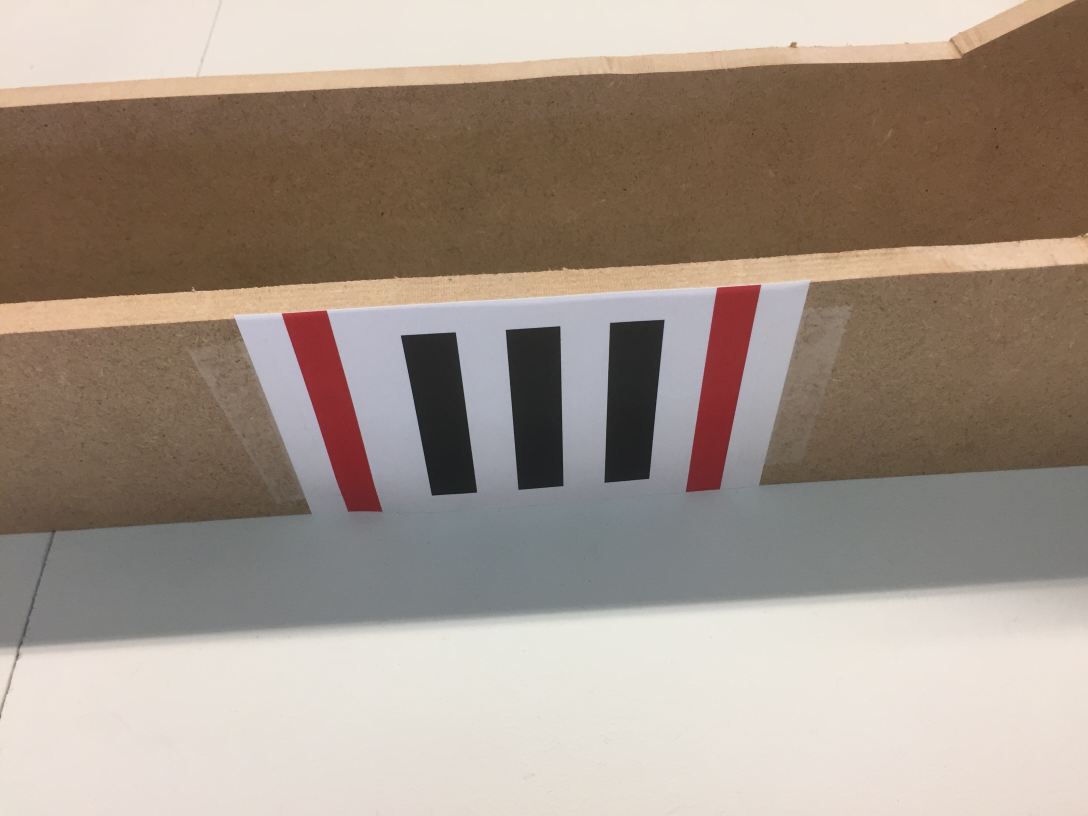
#> input picture resources/IMG3.JPG, 3264 x 2448 px, given in place of the camera (shown at 1/3 size)
$ python main_RomanNumber.py resources/IMG3.JPG   (older library calls are emulated)
#> lines starting #> are read from the running program, lines starting #| are printed output that depends on the picture; after the words box and inside, x2 and y2 are one past the last pixel; in counts of white or black regions, pixels touching at a corner belong together
### crop.py
import cv2
import numpy as np

def order_points(pts):
    # initialzie a list of coordinates that will be ordered
    # such that the first entry in the list is the top-left,
    # the second entry is the top-right, the third is the
    # bottom-right, and the fourth is the bottom-left
    rect = np.zeros((4, 2), dtype="float32")

    # the top-left point will have the smallest sum, whereas
    # the bottom-right point will have the largest sum
    s = pts.sum(axis=1)
    rect[0] = pts[np.argmin(s)]
    rect[2] = pts[np.argmax(s)]

    # now, compute the difference between the points, the
    # top-right point will have the smallest difference,
    # whereas the bottom-left will have the largest difference
    diff = np.diff(pts, axis=1)
    rect[1] = pts[np.argmin(diff)]
    rect[3] = pts[np.argmax(diff)]

    # return the ordered coordinates
    return rect


def four_point_transform(image, pts):
    # obtain a consistent order of the points and unpack them
    # individually
    rect = order_points(pts)
    (tl, tr, br, bl) = rect

    # compute the width of the new image, which will be the
    # maximum distance between bottom-right and bottom-left
    # x-coordiates or the top-right and top-left x-coordinates

    widthA = np.sqrt(((br[0] - bl[0]) ** 2) + ((br[1] - bl[1]) ** 2))
    widthB = np.sqrt(((tr[0] - tl[0]) ** 2) + ((tr[1] - tl[1]) ** 2))
    maxWidth = max(int(widthA), int(widthB))

    # compute the height of the new image, which will be the
    # maximum distance between the top-right and bottom-right
    # y-coordinates or the top-left and bottom-left y-coordinates
    heightA = np.sqrt(((tr[0] - br[0]) ** 2) + ((tr[1] - br[1]) ** 2))
    heightB = np.sqrt(((tl[0] - bl[0]) ** 2) + ((tl[1] - bl[1]) ** 2))
    maxHeight = max(int(heightA), int(heightB))

    # now that we have the dimensions of the new image, construct
    # the set of destination points to obtain a "birds eye view",
    # (i.e. top-down view) of the image, again specifying points
    # in the top-left, top-right, bottom-right, and bottom-left
    # order
    dst = np.array([
        [0, 0],
        [maxWidth - 1, 0],
        [maxWidth - 1, maxHeight - 1],
        [0, maxHeight - 1]], dtype="float32")

    # compute the perspective transform matrix and then apply it
    M = cv2.getPerspectiveTransform(rect, dst)
    warped = cv2.warpPerspective(image, M, (maxWidth, maxHeight))

    # return the warped image
    return warped


class ColorFilter():
    frame = ''
    hsv = ''
    mask = ''
    res  = ''
    blurred = ''
    closing = ''

    l_black = np.array([0, 0, 0])
    u_black = np.array([220, 50, 100])

    # lower mask (0-10)
    lower_red = np.array([0, 100, 10])
    upper_red = np.array([10, 255, 255])
    #mask0 = cv2.inRange(hsv, lower_red, upper_red)

    # upper mask (170-180)
    lower_red = np.array([170, 100, 100])
    upper_red = np.array([179, 255, 255])
    # [6 lines of commented-out code are left out]


    def __init__(self, frame):
        self.frame = frame

    def resizeImg(self):
        self.frame = cv2.resize(self.frame, (400, 400))

    def filterRed(self):
        self.hsv = cv2.cvtColor(self.frame, cv2.COLOR_BGR2HSV)
        #self.mask = cv2.inRange(self.hsv, self.lower_red, self.upper_red)
        mask0 = cv2.inRange(self.hsv, self.lower_red, self.upper_red)
        mask1 = cv2.inRange(self.hsv, self.lower_red, self.upper_red)
        mask = mask0 + mask1
        red_hue_image = cv2.addWeighted(mask0, 1.0, mask1, 1.0, 0.0)
        test = cv2.GaussianBlur(red_hue_image, (9, 9), 0)

        self.mask = test

        self.res = cv2.bitwise_and(self.frame, self.frame, mask=self.mask)

    # [4 lines left out: function filterBlack, not called in this run]

    def closing(self, img):
        kernel = np.ones((15,15),np.uint8)
        self.closing = cv2.morphologyEx(img, cv2.MORPH_CLOSE, kernel)

    def smothAndBlur(self, which):
        self.blurred = cv2.GaussianBlur(which, (5, 5), 0)

    def showImg(self, WindowName ,which):
        cv2.imshow(WindowName, which)


class ShapeDetecter():
    frame = ''
    mask = ''
    cnts = 0

    x1 = 0
    x2 = 0

    y1 = 0
    y2 = 0

    radius1 = 0
    radius2 = 0

    pts = 0

    # lower mask (0-10)
    lower_black = np.array([0, 0, 0])
    upper_black = np.array([180, 255, 30])
    #mask0 = cv2.inRange(hsv, lower_black, upper_black)

    # upper mask (170-180)
    lower_black = np.array([0, 0, 20])
    upper_black = np.array([180, 255, 50])
    #mask1 = cv2.inRange(hsv, lower_black, upper_black)

    # Combine Masks
    #black_hue_image = cv2.addWeighted(mask0, 1.0, mask1, 1.0, 0.0)
    #test = cv2.GaussianBlur(black_hue_image, (9, 9), 0)

    mask2 = ''
    cropped = ''

    def __init__(self, frame, mask):
        self.frame = frame
        self.mask = mask

    def analyse(self):
        image, contours, _ = cv2.findContours(self.mask, cv2.RETR_EXTERNAL, cv2.CHAIN_APPROX_SIMPLE)

        #### change between 1 - 5
        if len(contours) > 1:

            areaArray = []

            for i, c in enumerate(contours):
                area = cv2.contourArea(c)
                areaArray.append(area)

            sorteddate = sorted(zip(areaArray, contours), key=lambda x: x[0], reverse=True)

            largestcontour = sorteddate[0][1]
            secondlagestcontour = sorteddate[1][1]

            # find minimum area
            rect = cv2.minAreaRect(largestcontour)
            # calculate coordinates of the minimum area rectangle
            box = cv2.boxPoints(rect)
            # normalize coordinates to integers
            box_1 = np.int0(box)

            # draw contours
            cv2.drawContours(self.frame, [box_1], 0, (0, 0, 255), 3)
            # calculate center and radius of minimum enclosing circle
            (x, y), radius = cv2.minEnclosingCircle(c)
            # cast to integers
            center = (int(x), int(y))
            self.x1 = x
            self.y1 = y
            radius = int(radius)
            self.radius1 = radius
            # draw the circle
            #img = cv2.circle(self.frame, center, radius, (0, 255, 0), 2)

            #cv2.drawContours(self.frame, contours, -1, (255, 0, 0), 1)

            # find minimum area
            rect = cv2.minAreaRect(secondlagestcontour)
            # calculate coordinates of the minimum area rectangle
            box = cv2.boxPoints(rect)
             # normalize coordinates to integers
            box_2 = np.int0(box)

            # draw contours
            cv2.drawContours(self.frame, [box_2], 0, (0, 0, 255), 3)
            # calculate center and radius of minimum enclosing circle
            (x, y), radius = cv2.minEnclosingCircle(c)
            # cast to integers
            center = (int(x), int(y))
            self.x2 = x
            self.y2 = y
            radius = int(radius)
            self.radius2 = radius
            # draw the circle
            #img = cv2.circle(self.frame, center, radius, (0, 255, 0), 2)

            #cv2.drawContours(self.frame, contours, -1, (255, 0, 0), 1)

            #######
            pts = np.vstack((box_1, box_2)).squeeze()
            warped = four_point_transform(self.frame, pts)

            #Var1
            #warped = cv2.medianBlur(warped, 5)
            imgray = cv2.cvtColor(warped, cv2.COLOR_BGR2GRAY)
            #cv2.imshow('test',imgray)
            ret, thresh = cv2.threshold(imgray, 50, 255, cv2.THRESH_BINARY_INV)

            #cv2.imshow('test2', thresh)

            #th3 = cv2.adaptiveThreshold(imgray, 255, cv2.ADAPTIVE_THRESH_GAUSSIAN_C, cv2.THRESH_BINARY, 11, 2)

            ##Var2
            hsv2 = cv2.cvtColor(warped, cv2.COLOR_BGR2HSV)
            mask0 = cv2.inRange(hsv2, self.lower_black, self.upper_black)
            mask1 = cv2.inRange(hsv2, self.lower_black, self.upper_black)
            #mask2 = cv2.inRange(hsv2, self.l_black, self.u_black)
            black_hue_image = cv2.addWeighted(mask0, 1.0, mask1, 1.0, 0.0)
            #test = cv2.GaussianBlur(black_hue_image, (9, 9), 0)

            kernel = np.ones((5, 5), np.uint8)
            #Var2
            #closing = cv2.morphologyEx(black_hue_image, cv2.MORPH_CLOSE, kernel)
            #Var1
            closing = cv2.morphologyEx(thresh, cv2.MORPH_CLOSE, kernel)

            kernel = np.ones((5, 5), np.uint8)
            opening = cv2.morphologyEx(closing, cv2.MORPH_OPEN, kernel)
            #blurred = cv2.GaussianBlur(opening, (5, 5), 0)

            self.cropped = opening

            #cv2.imshow("opening", opening)

            #height, width = opening.shape

            #print(height, width)

### main_RomanNumber.py
#OpenCV3
#07.03.17
#main

import cv2
import numpy as np
import sys
import crop


'''
#call: python main_RomanNumber.py 1
# 0 for first camera | 1 for second camera

whichCamera = sys.argv[1]

if(whichCamera != ''):
    camera = cv2.VideoCapture(whichCamera)

else:
    #Change to 1 for USB Cam
    camera = cv2.VideoCapture(0)
'''

############################################
# CAPTURE 5 Pictures
############################################

#Change to 0 for USB Cam
cap = cv2.VideoCapture(0)

hasCharacterBeenEvaluated = False
RomanPictures = []
CharacterEval = [0]*100

i = 1

while(True):
    # Capture frame-by-frame
    ret, frame = cap.read()
#> frame is the input picture: shape (2448, 3264, 3); mean B, G, R 135, 146.9, 161.2

    if not hasCharacterBeenEvaluated:
        hsv = cv2.cvtColor(frame, cv2.COLOR_BGR2HSV)
#> hsv: shape (2448, 3264, 3); mean H, S, V 34.8, 54.6, 162.6
        # define range of blue color in HSV

        #lower_red = np.array([170, 100, 100])
        #upper_red = np.array([180, 255, 255])

        #mask = cv2.inRange(hsv, lower_red, upper_red)

        # lower mask (0-10)
        lower_red = np.array([0, 100, 10])
        upper_red = np.array([10, 255, 255])
        mask0 = cv2.inRange(hsv, lower_red, upper_red)
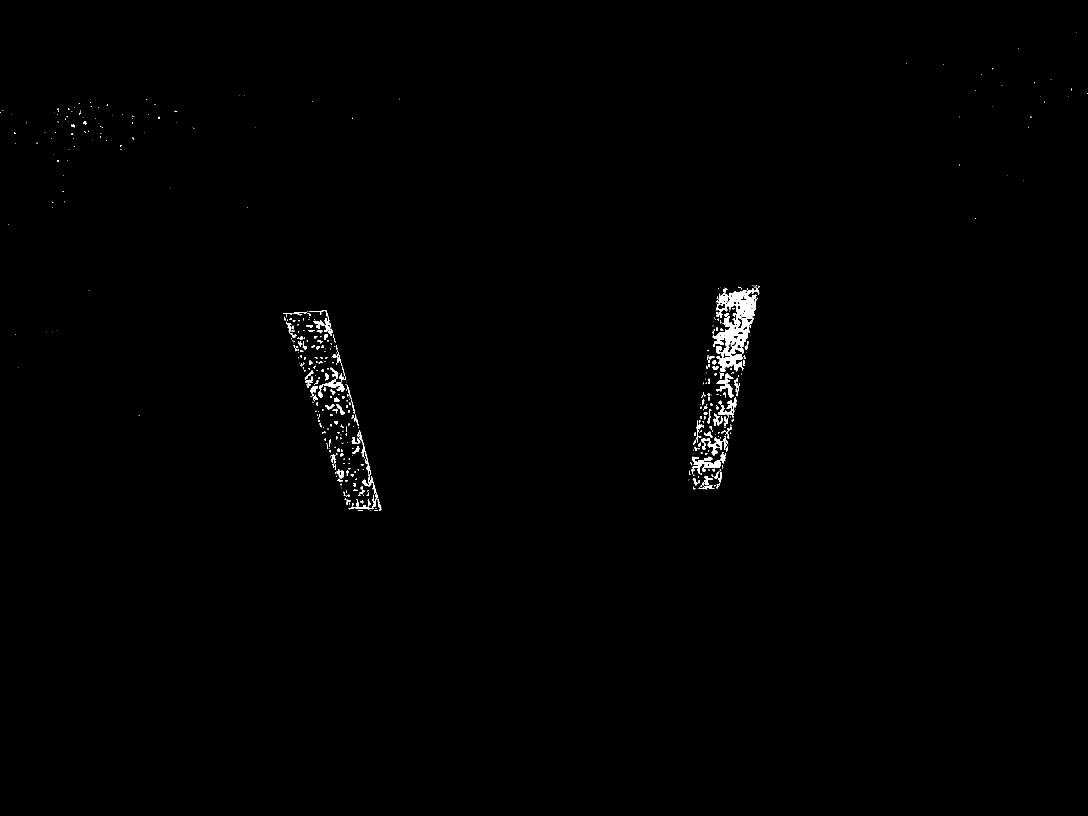
#> mask0: shape (2448, 3264) (shown at 1/3 size); 0.46% white; 598 white regions (379 under 20 px), largest, box (x1, y1, x2, y2) and area: (2138, 865, 2270, 1114) 12944, (2078, 1370, 2163, 1420) 1667, (2150, 1120, 2200, 1194) 1180

        # upper mask (170-180)
        lower_red = np.array([170, 100, 100])
        upper_red = np.array([179, 255, 255])
        mask1 = cv2.inRange(hsv, lower_red, upper_red)
#> mask1: shape (2448, 3264); 1.3% white; 80 white regions (62 under 20 px), largest, box (x1, y1, x2, y2) and area: (846, 933, 1130, 1533) 59061, (2059, 855, 2282, 1474) 44355, (1107, 1494, 1138, 1534) 370

        # Combine Masks
        mask = mask0 + mask1
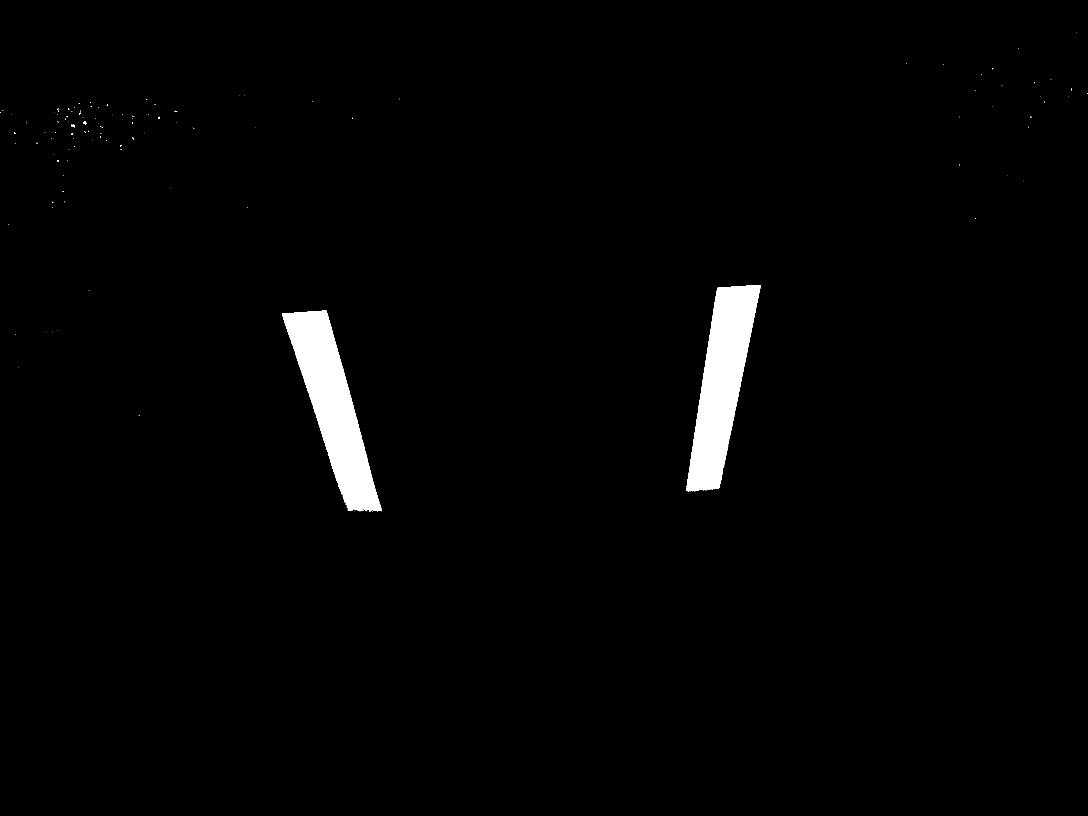
#> mask: shape (2448, 3264) (shown at 1/3 size); 1.8% white; 151 white regions (146 under 20 px)
        red_hue_image = cv2.addWeighted(mask0, 1.0, mask1, 1.0, 0.0)
        test = cv2.GaussianBlur(red_hue_image, (9,9), 0)
        #test = cv2.GaussianBlur(mask, (9,9), 0)

        # Get Contours
        _, contours, hierarchy = cv2.findContours(test, cv2.RETR_TREE, cv2.CHAIN_APPROX_SIMPLE)
#> contours = 97 contours; largest, box (x1, y1, x2, y2) and area: (842, 928, 1150, 1539) 77639, (2055, 851, 2286, 1478) 75774, (160, 321, 181, 348) 276, (246, 360, 264, 378) 234, (210, 370, 228, 388) 228
        barCount = 0

        # cv2.drawContours(frame, contours, -1, (0, 255, 0), 3)
        rectangleList = []

        # Loop Through Found contours
        for foundRectangle in contours:
            if barCount <= 2:
                approxDistance = cv2.arcLength(foundRectangle,True) * 0.02

                approxCurve = cv2.approxPolyDP(foundRectangle, approxDistance, True)

                # Only look for rectangles
                if len(approxCurve) == 4:
                    rect = cv2.boundingRect(approxCurve)
                    # Only save Rectangles with height of 250+
                    if rect[3] >= 150:
                        rectangleList.append(rect)
                        barCount += 1
#> this loop made 97 passes
#> (approxDistance, approxCurve, rect, barCount) on passes 7, 9: (32.44, [[844, 937], [1040, 1534], [1147, 1537], [983, 930]], (844, 930, 304, 608), 1), (31.49, [[2283, 851], [2147, 863], [2058, 1476], [2162, 1463]], (2058, 851, 226, 626), 2)
#> after the loop, barCount = 2; rectangleList = [(844, 930, 304, 608), (2058, 851, 226, 626)]

        # Only if exactly 2 Red bars were found, save them to the Picture array
        if barCount == 2:

            print('found')

            if(i == 1):
                cv2.imwrite("romannumber1.tiff", frame)
                i = i+1
            elif(i == 2):
                cv2.imwrite("romannumber2.tiff", frame)
                i = i+1
            elif(i == 3):
                cv2.imwrite("romannumber3.tiff", frame)
                i = i+1
            elif (i == 4):
                cv2.imwrite("romannumber4.tiff", frame)
                i = i + 1
            elif (i == 5):
                cv2.imwrite("romannumber5.tiff", frame)
                i = i + 1
            elif(i == 6):
                break

    cv2.imshow('frame', frame)

    key = cv2.waitKey(1) & 0xFF
#> (key q is pressed here)

    # if the 'q' key is pressed, stop the loop
    if key == ord("q"):
        break


############################################
# CROP 5 the Pictures
############################################

##Picture 1
img = cv2.imread("romannumber1.tiff")
width = 800
height = 600
colorFilter = crop.ColorFilter(img)
colorFilter.filterRed()
colorFilter.closing(colorFilter.mask)
#colorFilter.showImg('closing',colorFilter.closing)
shapeD = crop.ShapeDetecter(img, colorFilter.closing)
shapeD.analyse()
#> in analyse, `image, contours, _ = cv2.findContours(self.mask, cv2.RETR_EXTERNAL, cv..`: contours = 2 contours; box (x1, y1, x2, y2) and area: (842, 929, 1150, 1539) 76529, (2055, 851, 2286, 1478) 75771
#> the loop in analyse, `for i, c in enumerate(contours):` made 2 passes
#> area on passes 1 to 2: 76529, 75771
#> after the loop in analyse, `for i, c in enumerate(contours):`: areaArray = [76529, 75771]
#> in analyse, `sorteddate = sorted(zip(areaArray, contours), key=lambda x: x[0], reve..`: sorteddate = 2 items
#> in analyse, `largestcontour = sorteddate[0][1]`: largestcontour = contour of 612 points, box (x1, y1, x2, y2) (842, 929, 1150, 1539), area 76529
#> in analyse, `secondlagestcontour = sorteddate[1][1]`: secondlagestcontour = contour of 446 points, box (x1, y1, x2, y2) (2055, 851, 2286, 1478), area 75771
#> in analyse, `rect = cv2.minAreaRect(largestcontour)`: rect = ((1009.2, 1232.7), (139.2, 665), -18.25)
#> in analyse, `box = cv2.boxPoints(rect)`: box = [[1047.2, 1570.2], [839, 938.7], [971.2, 895.1], [1179.4, 1526.6]]
#> in analyse, `box_1 = np.int0(box)`: box_1 = [[1047, 1570], [838, 938], [971, 895], [1179, 1526]]
#> in analyse, `(x, y), radius = cv2.minEnclosingCircle(c)`: x = 2170.5; y = 1163.5; radius = 332.1
#> in analyse, `center = (int(x), int(y))`: center = (2170, 1163)
#> in analyse, `self.x1 = x`: self.x1 = 2170.5
#> in analyse, `self.y1 = y`: self.y1 = 1163.5
#> in analyse, `radius = int(radius)`: radius = 332
#> in analyse, `rect = cv2.minAreaRect(secondlagestcontour)`: rect = ((2164.6, 1162.7), (654.5, 135.9), -80.27)
#> in analyse, `box = cv2.boxPoints(rect)`: box = [[2176.2, 1496.8], [2042.3, 1473.8], [2152.9, 828.7], [2286.8, 851.7]]
#> in analyse, `box_2 = np.int0(box)`: box_2 = [[2176, 1496], [2042, 1473], [2152, 828], [2286, 851]]
#> in analyse, `(x, y), radius = cv2.minEnclosingCircle(c)`: radius = 332.1
#> in analyse, `self.x2 = x`: self.x2 = 2170.5
#> in analyse, `self.y2 = y`: self.y2 = 1163.5
#> in analyse, `radius = int(radius)`: radius = 332
#> in analyse, `pts = np.vstack((box_1, box_2)).squeeze()`: pts = [[1047, 1570], [838, 938], [971, 895], [1179, 1526], [2176, 1496], [2042, 1473], [2152, 828], [2286, 851]]
#> in order_points, `s = pts.sum(axis=1)`: s = [2617, 1776, 1866, 2705, 3672, 3515, 2980, 3137]
#> in order_points, `diff = np.diff(pts, axis=1)`: diff = [523, 100, -76, 347, -680, -569, -1324, -1435]
#> in four_point_transform, `rect = order_points(pts)`: rect = [[838, 938], [2286, 851], [2176, 1496], [1047, 1570]]
#> in four_point_transform, `(tl, tr, br, bl) = rect`: tl = [838, 938]; tr = [2286, 851]; br = [2176, 1496]; bl = [1047, 1570]
#> in four_point_transform, `widthA = np.sqrt(((br[0] - bl[0]) ** 2) + ((br[1] - bl[1]) ** 2))`: widthA = 1131.4
#> in four_point_transform, `widthB = np.sqrt(((tr[0] - tl[0]) ** 2) + ((tr[1] - tl[1]) ** 2))`: widthB = 1450.6
#> in four_point_transform, `maxWidth = max(int(widthA), int(widthB))`: maxWidth = 1450
#> in four_point_transform, `heightA = np.sqrt(((tr[0] - br[0]) ** 2) + ((tr[1] - br[1]) ** 2))`: heightA = 654.3
#> in four_point_transform, `heightB = np.sqrt(((tl[0] - bl[0]) ** 2) + ((tl[1] - bl[1]) ** 2))`: heightB = 665.7
#> in four_point_transform, `maxHeight = max(int(heightA), int(heightB))`: maxHeight = 665
#> in four_point_transform, `dst = np.array([ [0, 0], [maxWidth - 1, 0], [maxWidth - 1, maxHeight -..`: dst = [[0, 0], [1449, 0], [1449, 664], [0, 664]]
#> in four_point_transform, `M = cv2.getPerspectiveTransform(rect, dst)`: M = [[0.721, -0.239, -380.8], [0.0359, 0.597, -590.4], [-2.15e-05, -0.000253, 1]]
#> in analyse, `imgray = cv2.cvtColor(warped, cv2.COLOR_BGR2GRAY)`:
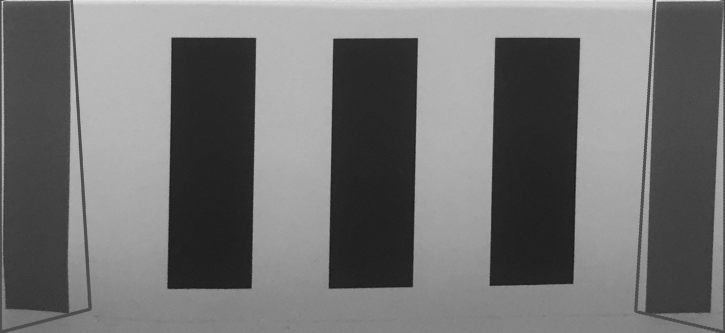
#> imgray: shape (665, 1450) (shown at 1/2 size); min 20, max 235, mean 113.6
#> in analyse, `mask0 = cv2.inRange(hsv2, self.lower_black, self.upper_black)`:
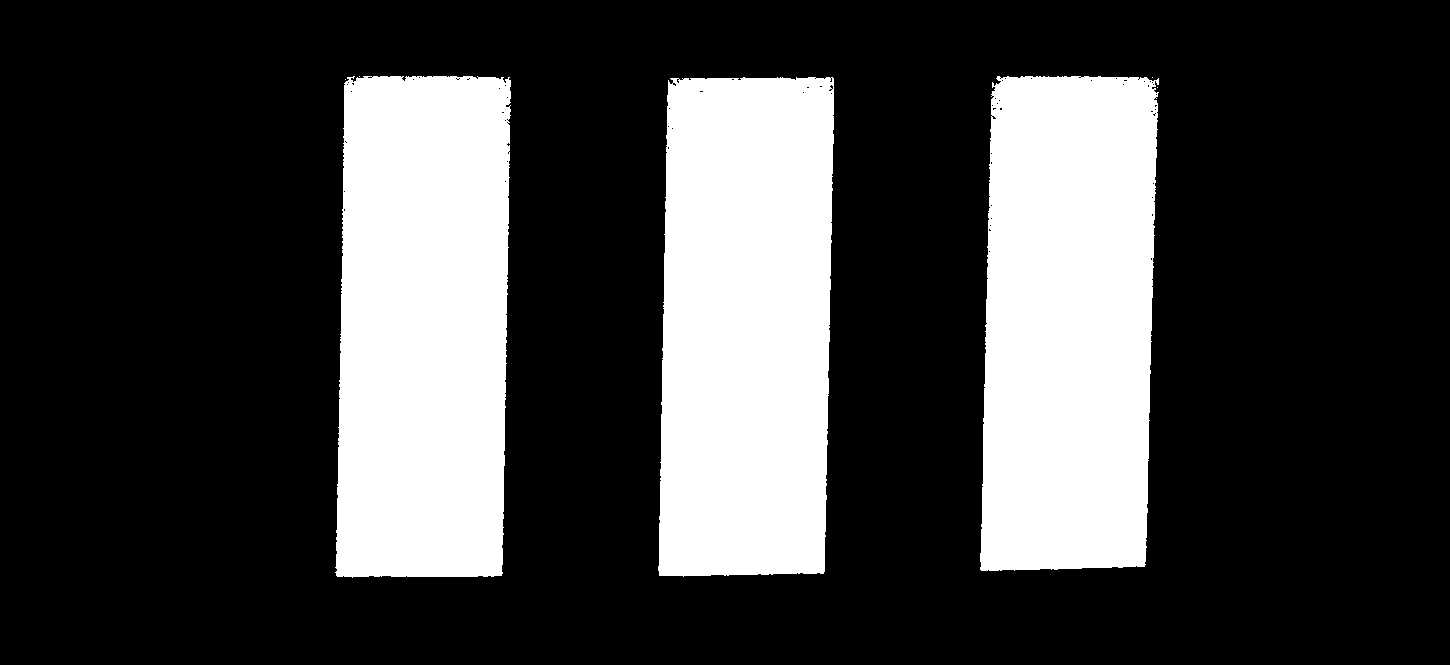
#> mask0: shape (665, 1450); 25.6% white; 7 white regions (4 under 20 px), largest, box (x1, y1, x2, y2) and area: (335, 76, 511, 578) 83043, (658, 77, 834, 577) 82694, (980, 76, 1159, 571) 81472
cv2.imwrite('cropped1.tiff', shapeD.cropped)

##Picture 2
img = cv2.imread("romannumber2.tiff")
width = 800
height = 600
colorFilter = crop.ColorFilter(img)
#> (the run stopped early here; a loop or call above may not have finished)
